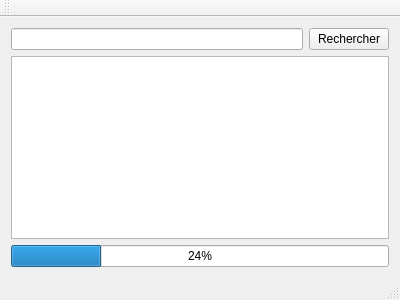
<?xml version="1.0" encoding="UTF-8"?>
<ui version="4.0">
 <class>MainWindow</class>
 <widget class="QMainWindow" name="MainWindow">
  <property name="geometry">
   <rect>
    <x>0</x>
    <y>0</y>
    <width>400</width>
    <height>300</height>
   </rect>
  </property>
  <property name="windowTitle">
   <string>MainWindow</string>
  </property>
  <widget class="QWidget" name="centralWidget">
   <layout class="QVBoxLayout" name="verticalLayout">
    <item>
     <layout class="QHBoxLayout" name="horizontalLayout">
      <item>
       <widget class="QLineEdit" name="lineEdit"/>
      </item>
      <item>
       <widget class="QPushButton" name="pushButton">
        <property name="text">
         <string>Rechercher</string>
        </property>
       </widget>
      </item>
     </layout>
    </item>
    <item>
     <widget class="QTableView" name="tableur"/>
    </item>
    <item>
     <widget class="QProgressBar" name="progressBar">
      <property name="value">
       <number>24</number>
      </property>
     </widget>
    </item>
   </layout>
  </widget>
  <widget class="QMenuBar" name="menuBar">
   <property name="geometry">
    <rect>
     <x>0</x>
     <y>0</y>
     <width>400</width>
     <height>22</height>
    </rect>
   </property>
  </widget>
  <widget class="QToolBar" name="mainToolBar">
   <attribute name="toolBarArea">
    <enum>TopToolBarArea</enum>
   </attribute>
   <attribute name="toolBarBreak">
    <bool>false</bool>
   </attribute>
  </widget>
  <widget class="QStatusBar" name="statusBar"/>
 </widget>
 <layoutdefault spacing="6" margin="11"/>
 <resources/>
 <connections/>
</ui>
